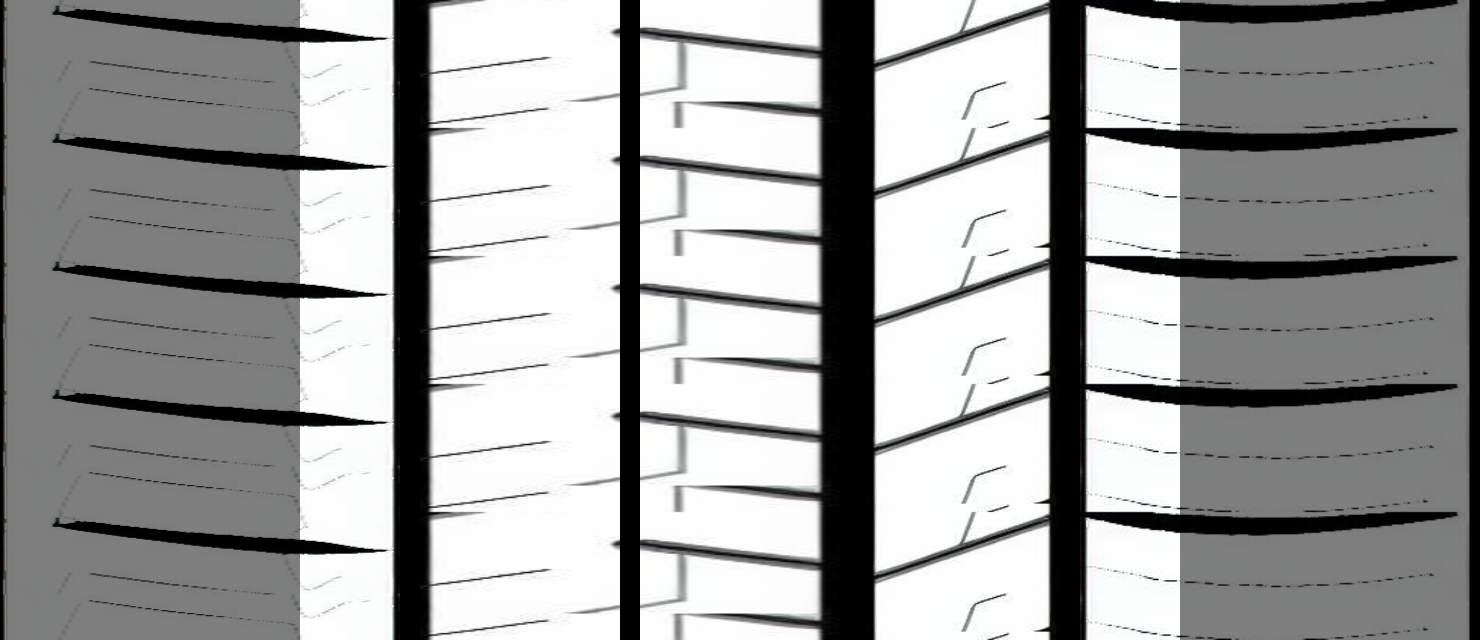
#> input picture tests/datasets/stitching/correct_continuity1.png, 1480 x 640 px
$ python -i analysis.py   (imports and definitions only)
#> lines starting #> are read from the running program, lines starting #| are printed output that depends on the picture; after the words box and inside, x2 and y2 are one past the last pixel; in counts of white or black regions, pixels touching at a corner belong together
### tire_ai_pattern/utils/logger.py
# -*- coding: utf-8 -*-

"""
日志模块

提供标准化的日志系统。
"""

import logging
from datetime import datetime
from pathlib import Path
from typing import Optional


# 项目根目录（logger.py 位于 tire_ai_pattern/utils/ 下，上溯两级即为项目根）
_PROJECT_ROOT = Path(__file__).resolve().parent.parent.parent


def _ensure_file_handler(logger: logging.Logger, level: int, formatter: logging.Formatter) -> None:
    """确保 logger 拥有文件 handler，写入 .logs/project.log。"""
    _log_dir = _PROJECT_ROOT / ".logs"
    _log_dir.mkdir(parents=True, exist_ok=True)
    _file_handler = logging.FileHandler(str(_log_dir / "project.log"), encoding="utf-8")
    _file_handler.setLevel(level)
    _file_handler.setFormatter(formatter)
    logger.addHandler(_file_handler)


def setup_logger(
    name: str = "giti_tire",
    level: str = "INFO",
    log_file: Optional[str] = None,
    console_output: bool = True
) -> logging.Logger:
    """
    设置并返回一个配置好的日志记录器。

    所有项目日志统一写入 .logs/project.log（文件 handler 等级为 DEBUG，
    保证 debug 级别日志也能落盘），控制台输出等级由 level 参数控制。

    Args:
        name: 日志记录器名称
        level: 日志级别 (DEBUG, INFO, WARNING, ERROR, CRITICAL)
        log_file: 日志文件路径（可选，不影响默认 .logs/project.log）
        console_output: 是否输出到控制台

    Returns:
        配置好的日志记录器
    """
    logger = logging.getLogger(name)
    logger.setLevel(getattr(logging, level.upper()))

    # 避免重复添加处理器
    if logger.handlers:
        return logger

    formatter = logging.Formatter(
        '%(asctime)s - %(name)s - %(levelname)s - %(message)s',
        datefmt='%Y-%m-%d %H:%M:%S'
    )

    # —— 默认文件 handler：所有日志统一写入 .logs/project.log ——
    _ensure_file_handler(logger, logging.DEBUG, formatter)

    # 显式指定的 log_file（额外输出）
    if log_file:
        log_path = Path(log_file)
        log_dir = log_path.parent
        if log_dir != Path('.') and not log_dir.exists():
            log_dir.mkdir(parents=True, exist_ok=True)

        file_handler = logging.FileHandler(str(log_path), encoding='utf-8')
        file_handler.setLevel(getattr(logging, level.upper()))
        file_handler.setFormatter(formatter)
        logger.addHandler(file_handler)

    # 控制台处理器
    if console_output:
        console_handler = logging.StreamHandler()
        console_handler.setLevel(getattr(logging, level.upper()))
        console_handler.setFormatter(formatter)
        logger.addHandler(console_handler)

    return logger


def get_logger(name: str = "giti_tire") -> logging.Logger:
    """
    获取或创建日志记录器。

    Args:
        name: 日志记录器名称

    Returns:
        日志记录器实例
    """
    if not hasattr(logging.Logger, 'manager'):
        return setup_logger(name)

    logger = logging.getLogger(name)
    if not logger.handlers:
        return setup_logger(name)
    return logger


class LoggerMixin:
    """日志记录器混入类，为类提供日志功能。"""

    # [4 lines left out: function logger, not called in this run]


# 创建默认日志记录器
default_logger = get_logger("tire-ai-pattern")

### tire_ai_pattern/core/split/analysis.py
# -*- coding: utf-8 -*-

"""图像分析与质量检测"""

# Copyright © 2026. All rights reserved.

import cv2
import numpy as np
from typing import Tuple, Optional, List

from tire_ai_pattern.utils.logger import get_logger

logger = get_logger(__name__)
#> further down, picture is the input picture: shape (640, 1480, 3); mean B, G, R 161, 161.2, 160.8


# [29 lines left out: function analyze_dominant_color, not called in this run]


def remove_vertical_lines_center(
    image: np.ndarray,
    x_tolerance: int = 2,
    length_ratio: float = 0.7,
    line_width: int = 2,
    margin_ratio: float = 0.1,
    hough_threshold: int = 50,
    min_line_gap: int = 10,
) -> Optional[np.ndarray]:
    """
    检测图像中央区域的竖直线并去除，保护与其他线段的交点

    Args:
        image: numpy数组 (BGR格式)
        x_tolerance: X轴容差
        length_ratio: 最小线长比例
        line_width: 线条宽度
        margin_ratio: 边缘比例
        hough_threshold: Hough变换阈值
        min_line_gap: 最小线间距

    Returns:
        numpy数组或None: 处理后的图像，如果未检测到竖直线则返回None
    """
#> called with x_tolerance = 2, length_ratio = 0.7, line_width = 2, margin_ratio = 0.1, hough_threshold = 50, min_line_gap = 10
    img = image.copy()

    height, width = img.shape[:2]
#> height = 640; width = 1480
    gray = cv2.cvtColor(img, cv2.COLOR_BGR2GRAY)
    edges = cv2.Canny(gray, 50, 150, apertureSize=3)
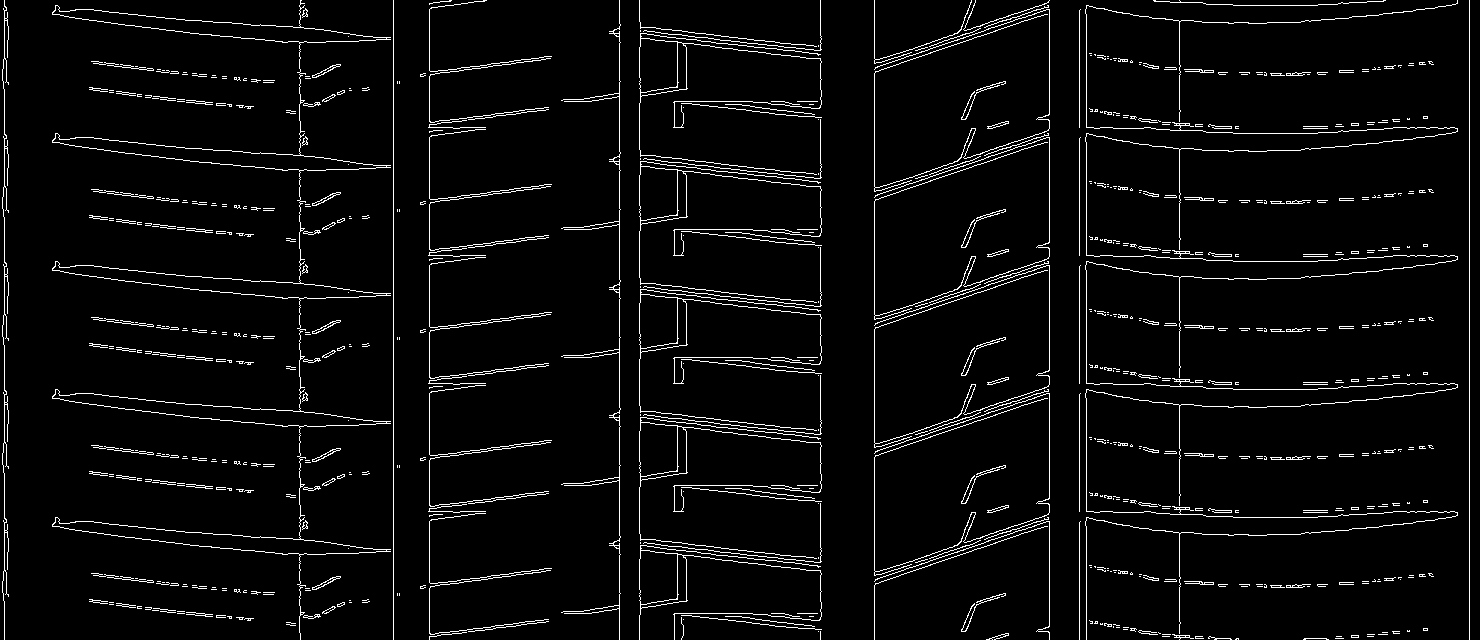
#> edges: shape (640, 1480); 4.2% white in thin lines or dots

    min_line_length = int(height * length_ratio)
#> min_line_length = 448
    lines = cv2.HoughLinesP(edges, rho=1, theta=np.pi/180,
                           threshold=hough_threshold,
                           minLineLength=min_line_length,
                           maxLineGap=min_line_gap)
#> lines = [[429, 639, 429, 3], [1049, 639, 1049, 0], [820, 639, 820, 0], [1079, 639, 1079, 10], [1469, 639, 1469, 0], [1086, 639, 1086, 5], [619, 639, 619, 0], [393, 639, 393, 0], [874, 639, 874, 0]]

    if lines is None:
        return None

    left_bound = int(width * margin_ratio)
#> left_bound = 148
    right_bound = int(width * (1 - margin_ratio))
#> right_bound = 1332

    vertical_mask = np.zeros((height, width), dtype=np.uint8)
    other_mask = np.zeros((height, width), dtype=np.uint8)

    for line in lines:
        x1, y1, x2, y2 = line[0]
        if y1 > y2:
            x1, y1, x2, y2 = x2, y2, x1, y1

        is_vertical = abs(x1 - x2) <= x_tolerance
        x_min, x_max = min(x1, x2), max(x1, x2)
        in_center = (x_min >= left_bound) and (x_max <= right_bound)

        if is_vertical and in_center:
            cv2.line(vertical_mask, (x1, y1), (x2, y2), 255, line_width)
        else:
            cv2.line(other_mask, (x1, y1), (x2, y2), 255, line_width)
#> this loop made 9 passes
#> (line, x1, y1, x2, x_min, x_max, in_center) on passes 1 to 9: ([[429, 639, 429, 3]], 429, 3, 429, 429, 429, True), ([[1049, 639, 1049, 0]], 1049, 0, 1049, 1049, 1049, True), ([[820, 639, 820, 0]], 820, 0, 820, 820, 820, True), ([[1079, 639, 1079, 10]], 1079, 10, 1079, 1079, 1079, True), ([[1469, 639, 1469, 0]], 1469, 0, 1469, 1469, 1469, False), ([[1086, 639, 1086, 5]], 1086, 5, 1086, 1086, 1086, True), ([[619, 639, 619, 0]], 619, 0, 619, 619, 619, True), ([[393, 639, 393, 0]], 393, 0, 393, 393, 393, True), ([[874, 639, 874, 0]], 874, 0, 874, 874, 874, True)
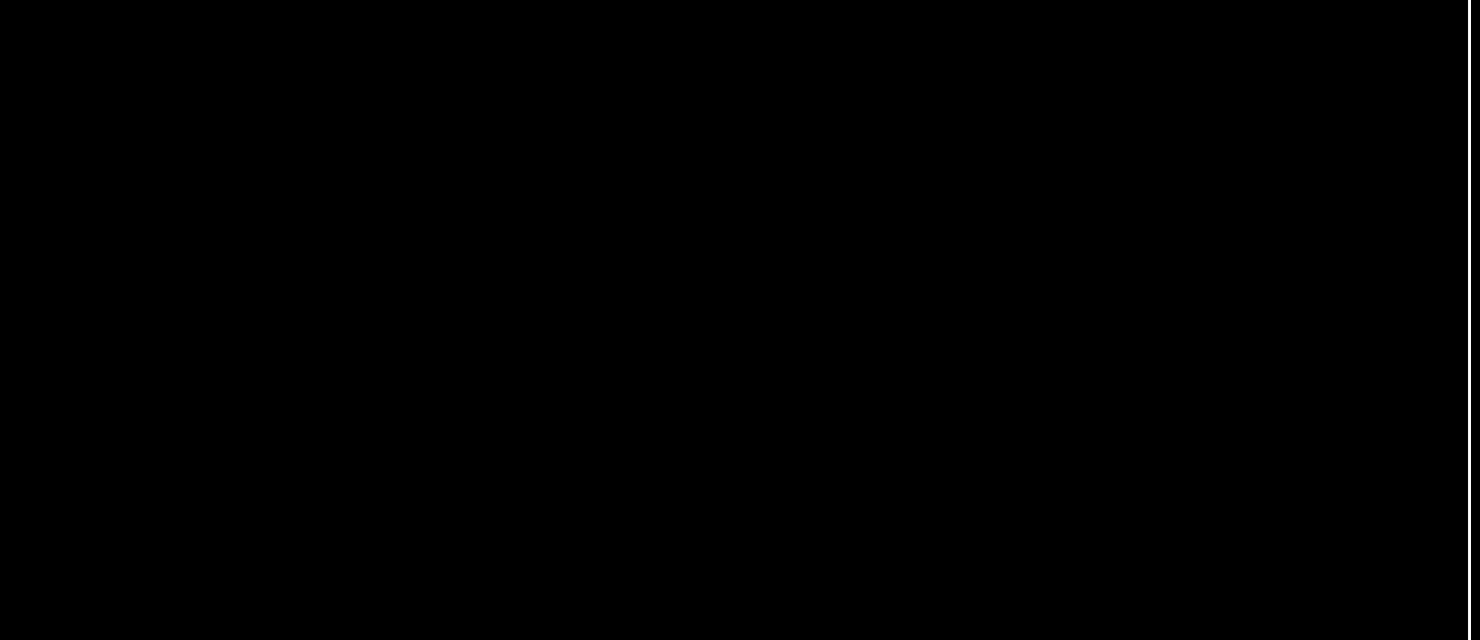
#> other_mask: shape (640, 1480); 0.2% white; 1 white region, box (x1, y1, x2, y2) and area: (1468, 0, 1471, 640) 1920
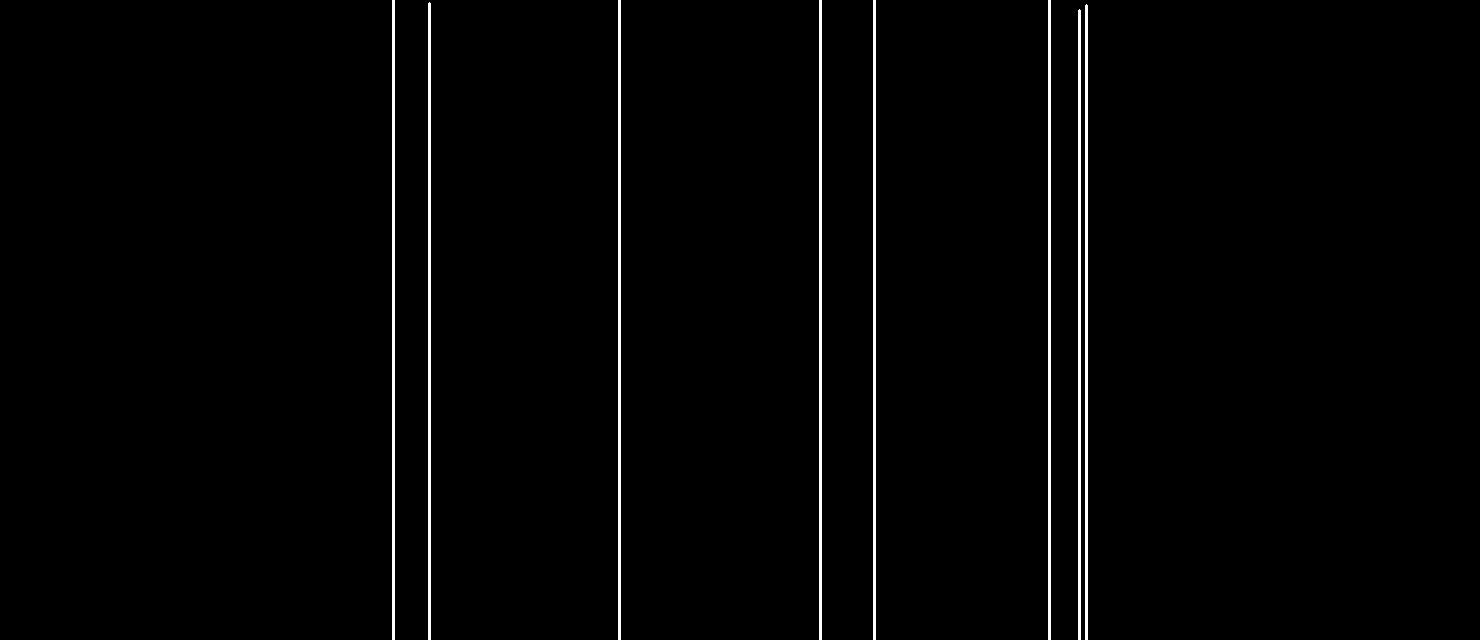
#> vertical_mask: shape (640, 1480); 1.6% white; 8 white regions, largest, box (x1, y1, x2, y2) and area: (392, 0, 395, 640) 1920, (618, 0, 621, 640) 1920, (819, 0, 822, 640) 1920

    if not np.any(vertical_mask):
        return None

    intersection = cv2.bitwise_and(vertical_mask, other_mask)
#> intersection: shape (640, 1480); every value is 0
    kernel = np.ones((3,3), np.uint8)
    intersection_dilated = cv2.dilate(intersection, kernel)
    vertical_mask_clean = cv2.bitwise_and(vertical_mask, cv2.bitwise_not(intersection_dilated))

    result = img.copy()
    result[vertical_mask_clean > 0] = [255, 255, 255]
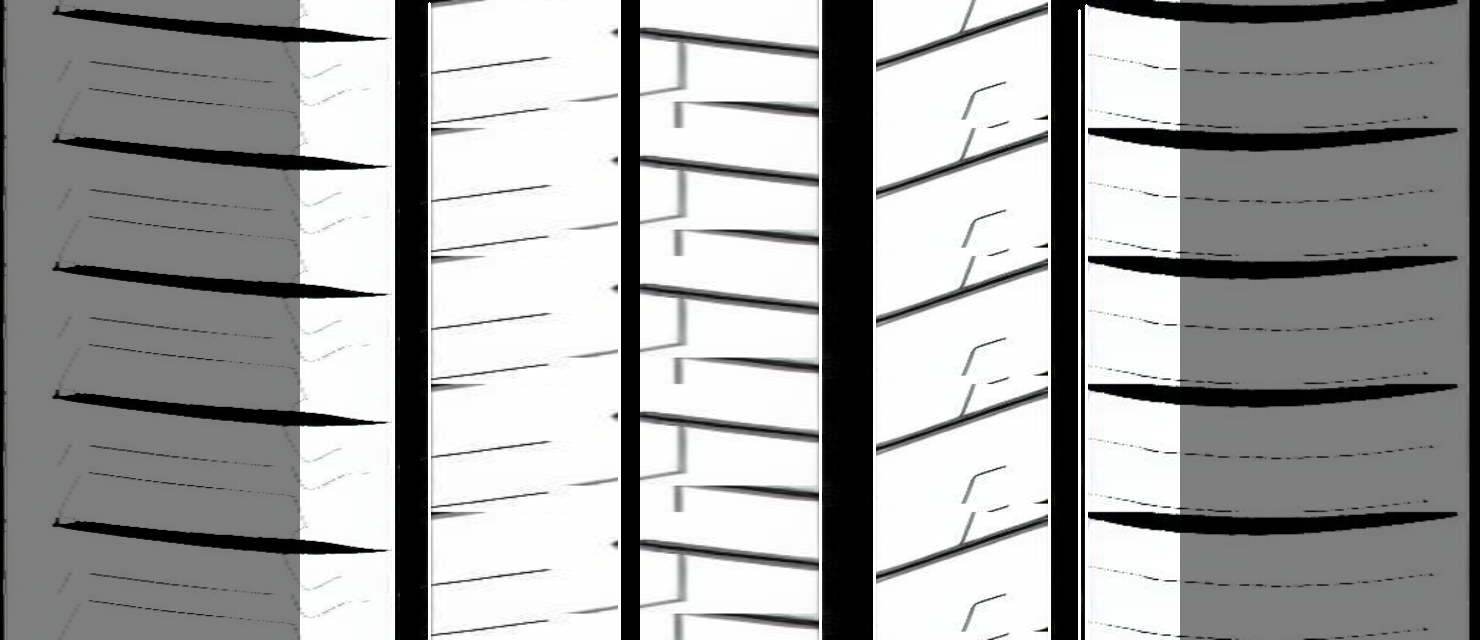
#> result: shape (640, 1480, 3); 1.62% of pixels changed, all inside (x1, y1, x2, y2) = (392, 0, 1088, 640)

    return result


# [29 lines left out: function analyze_single_image_abnormalities, not called in this run]

>>> import cv2
>>> picture = cv2.imread('../../../tests/datasets/stitching/correct_continuity1.png')
>>> result = remove_vertical_lines_center(picture)
